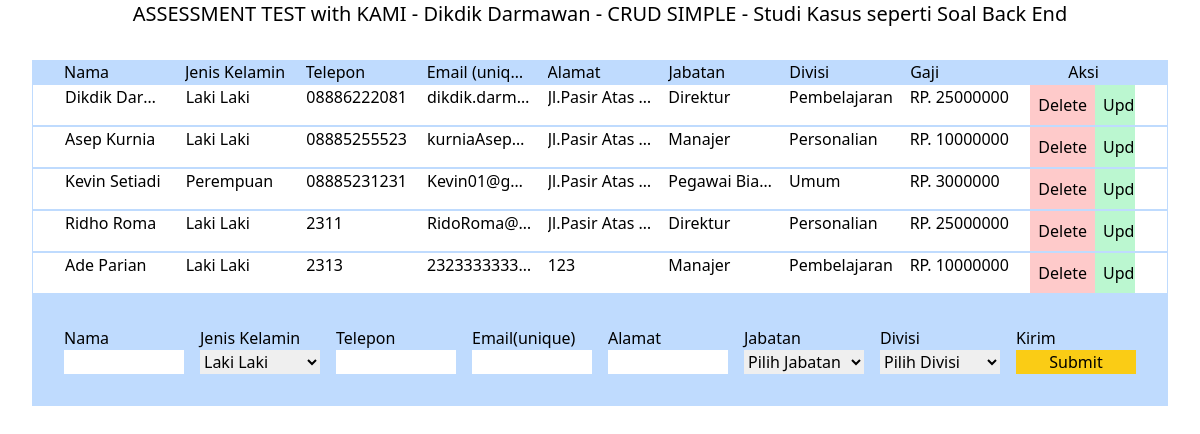
The page / on the database its author committed.
### tables this page shows
CREATE TABLE `pegawai` (
  `id_pegawai` int(11) NOT NULL,
  `nama_pegawai` varchar(255) NOT NULL,
  `telepon_pegawai` varchar(255) NOT NULL,
  `email` varchar(255) NOT NULL,
  `alamat` varchar(255) DEFAULT NULL,
  `jenis_kelamin` varchar(255) NOT NULL,
  `jabatan` int(11) DEFAULT NULL,
  `divisi` int(11) DEFAULT NULL
);

CREATE TABLE `jabatan` (
  `id_jabatan` int(11) NOT NULL,
  `nama_jabatan` varchar(255) NOT NULL,
  `id_gaji` int(11) NOT NULL
);

CREATE TABLE `divisi` (
  `id_divisi` int(11) NOT NULL,
  `nama_divisi` varchar(255) NOT NULL
);

CREATE TABLE `gaji` (
  `id_gaji` int(11) NOT NULL,
  `nominal_gaji` bigint(20) NOT NULL,
  `tunjangan_gaji` varchar(255) DEFAULT NULL
);

### Koneksi.php (called while the page is built, shortened)
<?php
    class Koneksi extends ValidateHTTPRequests
    {
        function __construct(){
            $this->severname = "localhost";
            $this->database = "crud_simple_kami";
            $this->username = "root";
            $this->pass = "";
            $this->conn = mysqli_connect($this->severname,$this->username,$this->pass,$this->database);
        }
    }
?>

### ModelPegawai.php (called while the page is built, shortened)
<?php
    require_once("Koneksi.php");
	class ModelPegawai extends Koneksi
	{
      function selectJoin(){
         try {
            return mysqli_query($this->conn,"SELECT `pegawai`.*, `jabatan`.`nama_jabatan`, `divisi`.`nama_divisi`,`gaji`.`nominal_gaji` FROM `pegawai`,`jabatan`,`divisi`,`gaji` WHERE `jabatan`.`id_jabatan` = `pegawai`.`jabatan` && `divisi`.`id_divisi` = `pegawai`.`divisi` && `jabatan`.`id_gaji` = `gaji`.`id_gaji`");
         } catch (Exception $e) {
            return mysqli_connect_error();
         }
      }
	}
?>

### index.php (the view, shortened to what this page needs)
<?php
	require_once('./ModelPegawai.php');
	$modelPegawai = new ModelPegawai();
	$modelJabatan = new ModelJabatan();
	$modelDivisi = new ModelDivisi();
?>
<!DOCTYPE html>
<html>
<head>
	<script src="https://cdn.tailwindcss.com"></script>
</head>
<body>
	<header class="text-center text-xl">ASSESSMENT TEST with KAMI - Dikdik Darmawan - CRUD SIMPLE - Studi Kasus seperti Soal Back End</header>
	<main class="p-8">
		<section id="selectData" >
			<ul class="grid grid-cols-9 grid-rows-1 gap-4 px-8 bg-blue-200">
				<li class="truncate">
					Nama
				</li>
				<li class="truncate">
					Jenis Kelamin
				</li>
				<li class="truncate">
					Telepon
				</li>
				<li class="truncate">
					Email (unique)
				</li>
				<li class="truncate" >
					Alamat
				</li>
				<li class="truncate">
					Jabatan
				</li>
				<li class="truncate">
					Divisi
				</li>
				<li class="truncate">
					Gaji
				</li>
				<li class="truncate text-center">
					Aksi
				</li>
			</ul>
			<?php foreach ($modelPegawai->selectJoin() as $key => $value) :?>
				<ul class="grid grid-cols-9 grid-rows-1 gap-4 px-8 border border-blue-200">
					<li class="truncate">
						<?= $value['nama_pegawai'] ?>
					</li>
					<li class="truncate">
						<?= $value['jenis_kelamin'] ?>
					</li>
					<li class="truncate">
						<?= $value['telepon_pegawai'] ?>
					</li>
					<li class="truncate">
						<?= $value['email'] ?>
					</li>
					<li class="truncate" >
						<?= $value['alamat'] ?>
					</li>
					<li class="truncate">
						<?= $value['nama_jabatan'] ?>
					</li>
					<li class="truncate">
						<?= $value['nama_divisi'] ?>
					</li>
					<li class="truncate">
						RP. <?= $value['nominal_gaji'] ?>
					</li>
					<li class="truncate flex">
						<a href="ModelPegawai.php?method=delete&id_pegawai=<?= $value['id_pegawai']?>" class="mx-auto bg-red-200 p-2">Delete</a>
						<a href="index.php?id_pegawai=<?= $value['id_pegawai'] ?>" class="mx-auto bg-green-200 p-2">Update</a>
					</li>
				</ul>
			<?php endforeach; ?>
		</section>
		<?php if(isset($_GET['id_pegawai'])) :?>
			<?php
				$pegawai = mysqli_fetch_array($modelPegawai->find($_GET['id_pegawai']));
			?>
			<form id="inputPegawai" class="grid grid-cols-8 grid-rows-1 gap-4 p-8 bg-blue-200" method="POST" action="ModelPegawai.php?method=update&id_pegawai=<?= $pegawai['id_pegawai'] ?>">
			<div class="flex flex-col">
				<span>Nama</span>
				<input required type="text"  value="<?= $pegawai['nama_pegawai'] ?>" name="name">
			</div>
			<div class="flex flex-col">
				<span>Jenis Kelamin</span>
				<select name="gender">
					<option value="Laki Laki" <?= ($pegawai['jenis_kelamin'] == 'Laki Laki') ? "selected" : ""; ?>>Laki Laki</option>
					<option value="Perempuan" <?= ($pegawai['jenis_kelamin'] == 'Perempuan') ? "selected" : ""; ?>>Perempuan</option>
				</select>
			</div>
			<div class="flex flex-col">
				<span>Telepon</span>
				<input required type="text"  value="<?= $pegawai['telepon_pegawai'] ?>" name="numberphone" oninput="this.value = this.value.replace(/[^0-9.]/g, '').replace(/(\..*?)\..*/g, '$1');" />
			</div>
			<div class="flex flex-col">
				<span>Email(unique)</span>
				<input required type="email" value="<?= $pegawai['email'] ?>"  name="email">
			</div>
			<div class="flex flex-col">
				<span>Alamat</span>
				<input required type="text"  value="<?= $pegawai['alamat'] ?>" name="address">
			</div>
			<div class="flex flex-col">
				<span>Jabatan</span>
				<select required name="jabatan">
						<option value="">Pilih Jabatan</option>
					<?php foreach ($modelJabatan->select() as $key => $value): ?>
						<option value="<?= $value['id_jabatan'] ?>" <?= ($pegawai['jabatan'] == $value['id_jabatan']) ? "selected" : ""; ?>><?= $value['nama_jabatan'] ?></option>
					<?php endforeach; ?>
				</select>
			</div>
			<div class="flex flex-col">
				<span>Divisi</span>
				<select required name="divisi">
						<option value="">Pilih Divisi</option>
					<?php foreach ($modelDivisi->select() as $key => $value): ?>
						<option value="<?= $value['id_divisi'] ?>" <?= ($pegawai['divisi'] == $value['id_divisi']) ? "selected" : ""; ?>><?= $value['nama_divisi'] ?></option>
					<?php endforeach; ?>
				</select>
			</div>
			<div class="flex flex-col">
				<span>Kirim</span>
				<input class="bg-yellow-400" type="submit" name="" value="Submit">
			</div>
		</form>
		<?php else : ?>
		<form id="inputPegawai" class="grid grid-cols-8 grid-rows-1 gap-4 p-8 bg-blue-200" method="POST" action="ModelPegawai.php?method=add">
			<div class="flex flex-col">
				<span>Nama</span>
				<input required type="text" name="name">
			</div>
			<div class="flex flex-col">
				<span>Jenis Kelamin</span>
				<select name="gender">
					<option value="Laki Laki">Laki Laki</option>
				</select>
			</div>
			<div class="flex flex-col">
				<span>Telepon</span>
				<input required type="text" name="numberphone" oninput="this.value = this.value.replace(/[^0-9.]/g, '').replace(/(\..*?)\..*/g, '$1');" />
			</div>
			<div class="flex flex-col">
				<span>Email(unique)</span>
				<input required type="email" name="email">
			</div>
			<div class="flex flex-col">
				<span>Alamat</span>
				<input required type="text" name="address">
			</div>
			<div class="flex flex-col">
				<span>Jabatan</span>
				<select required name="jabatan">
						<option value="">Pilih Jabatan</option>
				</select>
			</div>
			<div class="flex flex-col">
				<span>Divisi</span>
				<select required name="divisi">
						<option value="">Pilih Divisi</option>
				</select>
			</div>
			<div class="flex flex-col">
				<span>Kirim</span>
				<input class="bg-yellow-400" type="submit" name="" value="Submit">
			</div>
		</form>
		<?php endif; ?>
	</main>
</body>
</html>

### rows shown on the page
pegawai: nama_pegawai "Dikdik Dar…", jenis_kelamin "Laki Laki", telepon_pegawai "08886222081", email "dikdik.darm…", alamat "Jl.Pasir Atas…", jabatan.nama_jabatan "Direktur", divisi.nama_divisi "Pembelajaran", gaji.nominal_gaji "25000000"
pegawai: nama_pegawai "Asep Kurnia", jenis_kelamin "Laki Laki", telepon_pegawai "08885255523", email "kurniaAsep…", alamat "Jl.Pasir Atas…", jabatan.nama_jabatan "Manajer", divisi.nama_divisi "Personalian", gaji.nominal_gaji "10000000"
pegawai: nama_pegawai "Kevin Setiadi", jenis_kelamin "Perempuan", telepon_pegawai "08885231231", email "Kevin01@g…", alamat "Jl.Pasir Atas…", jabatan.nama_jabatan "Pegawai Bia…", divisi.nama_divisi "Umum", gaji.nominal_gaji "3000000"
pegawai: nama_pegawai "Ridho Roma", jenis_kelamin "Laki Laki", telepon_pegawai "2311", email "RidoRoma@…", alamat "Jl.Pasir Atas…", jabatan.nama_jabatan "Direktur", divisi.nama_divisi "Personalian", gaji.nominal_gaji "25000000"
pegawai: nama_pegawai "Ade Parian", jenis_kelamin "Laki Laki", telepon_pegawai "2313", email "2323333333…", alamat "123", jabatan.nama_jabatan "Manajer", divisi.nama_divisi "Pembelajaran", gaji.nominal_gaji "10000000"
